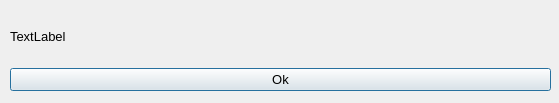
<?xml version="1.0" encoding="UTF-8"?>
<ui version="4.0">
 <class>signalwindow</class>
 <widget class="QDialog" name="signalwindow">
  <property name="geometry">
   <rect>
    <x>0</x>
    <y>0</y>
    <width>559</width>
    <height>103</height>
   </rect>
  </property>
  <property name="windowTitle">
   <string>Dialog</string>
  </property>
  <widget class="QWidget" name="">
   <property name="geometry">
    <rect>
     <x>10</x>
     <y>10</y>
     <width>541</width>
     <height>81</height>
    </rect>
   </property>
   <layout class="QVBoxLayout" name="verticalLayout">
    <item>
     <widget class="QLabel" name="label">
      <property name="font">
       <font>
        <pointsize>10</pointsize>
       </font>
      </property>
      <property name="text">
       <string>TextLabel</string>
      </property>
     </widget>
    </item>
    <item>
     <widget class="QPushButton" name="OkButton">
      <property name="font">
       <font>
        <pointsize>10</pointsize>
       </font>
      </property>
      <property name="text">
       <string>Ok</string>
      </property>
     </widget>
    </item>
   </layout>
  </widget>
 </widget>
 <resources/>
 <connections/>
</ui>
